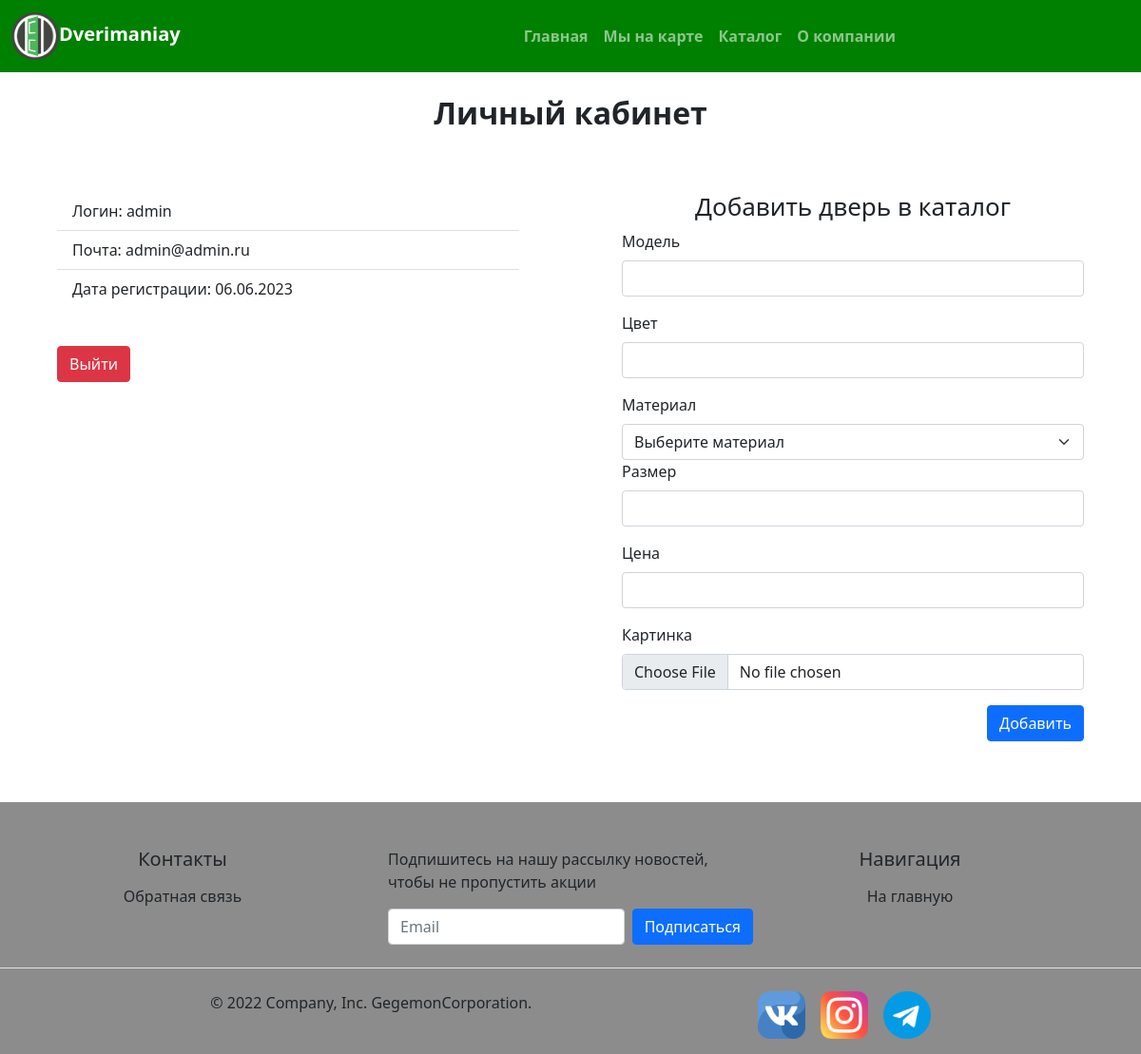
The app's page /account (signed in) with its own data.
### myapp/models.py (models this page shows, shortened)
class User(AbstractUser):
    username = models.CharField(verbose_name='Логин', max_length=64, blank=False, unique=True)
    email = models.EmailField(verbose_name='Почта', max_length=64, blank=False, unique=True)
    password = models.CharField(verbose_name='Пароль', max_length=64, blank=False)
    USERNAME_FIELD = 'username'

### myapp/views.py (the view)
# urls.py: path('account', account_page, name='account'),
def account_page(request):
    if request.method == 'POST':
        if 'AddDoor' in request.POST:
            form = AddDoorForm(request.POST, request.FILES)  # Обновление аргументов
            if form.is_valid():
                door = form.save(commit=False)  # Создание экземпляра модели, но не сохранение его в базу данных
                door.save()  # Сохранение объекта в базу данных
                return redirect('account')
    else:
        form = AddDoorForm()
    return render(request, 'account.html', {'form': form})

### myapp/forms.py
class AddDoorForm(forms.ModelForm):
    class Meta:
        model = Door
        fields = ('name', 'color', 'material', 'size', 'price', 'img')

### contact/forms.py
class ContactForm(forms.ModelForm):
    email = forms.CharField(label='', widget=forms.TextInput(attrs={"class": "form-control", "placeholder": "Email", "id": ""}))
    class Meta:
        model = Contact
        fields = ('email',)

### contact/templatetags/contact_tags.py (called while the page is built)
@register.inclusion_tag("contact/tags/form.html")
def contact_form():
    return {"contact_form": ContactForm()}

### templates/account.html (shortened to what this page needs)
<!DOCTYPE html>
<html lang="en">
  <head>
        {% load static %}
    <link rel="stylesheet" href="{% static 'css/style_about.css' %}" />
    <link
      href="https://cdn.jsdelivr.net/npm/bootstrap@5.1.3/dist/css/bootstrap.min.css"
      rel="stylesheet"
 />
  </head>
  <body>
    <header>
      <div class="con" id="nav">
        <nav class="navbar navbar-expand-lg navbar-dark">
          <div class="container-fluid">
            <a id="navv" class="navbar-brand" href="#"
              ><img src="{% static 'img/logo1.png' %}" width="50px" height="50px" />Dverimaniay
            </a>
            <div class="collapse navbar-collapse" id="navbarSupportedContent">
              <ul class="navbar-nav me-auto mb-2 mb-lg-0">
                <li class="nav-item">
                  <a
                    class="nav-link"
                    aria-current="page"
                    href="{% url 'index' %}"
                    id="text-menu"
                    >Главная</a
                  >
                </li>
                <li class="nav-item">
                  <a class="nav-link" href="{% url 'map' %}" id="text-menu"
                    >Мы на карте</a
                  >
                </li>
                <li class="nav-item">
                  <a
                    class="nav-link"
                    href="{% url 'catalog' %}"
                    id="text-menu"
                    >Каталог</a
                  >
                </li>
                <li class="nav-item">
                  <a class="nav-link" href="{% url 'about' %}" id="text-menu"
                    >О компании</a
                  >
                </li>
              </ul>
            </div>
          </div>
        </nav>
      </div>
    </header>
{% if user.is_authenticated %}
    <main>
      <h1 class="profile-title">Личный кабинет</h1>
      <div class="account-and-form     {% if user.is_staff %}a-a-f-user{% endif %}     ">
        <div class="account-acc">
          <ul class="list-group list-group-flush">
            <li class="list-group-item">Логин: {{ user.username }}</li>
            <li class="list-group-item">Почта: {{ user.email }}</li>
            <li class="list-group-item">Дата регистрации: {{ user.date_joined|date:"d.m.Y" }}</li>
          </ul>
          <a href="{% url 'logout' %}" type="button" class="btn btn-danger logout-btn">Выйти</a>
        </div>
{% if user.is_staff %}
        <form method="post" action="{% url 'account' %}" class="account-form" name="AddDoor" enctype="multipart/form-data">
          <h1 style="font-size: 26px; text-align: center">
            Добавить дверь в каталог
          </h1>
          <div class="mb-3">
            <label for="exampleInputEmail1" class="form-label">Модель</label>
            <input
              type="text"
              name="name"
              class="form-control"
              id="exampleInputEmail1"
              aria-describedby="emailHelp" required />
          </div>
          <div class="mb-3">
            <label for="exampleInputEmail1" class="form-label">Цвет</label>
            <input
              type="text"
              name="color"
              class="form-control"
              id="exampleInputEmail1"
              aria-describedby="emailHelp" required />
          </div>
          <label for="Material" class="form-label">Материал</label>
          <select
                  type="text"
                  name="material"
            class="form-select"
            aria-label="Default select example"
            id="Material" required>
            <option selected>Выберите материал</option>
          </select>
          <div class="mb-3">
            <label for="inputField" class="form-label">Размер</label>
            <input
                    name="size"
              type="text"
              class="form-control"
              aria-describedby="emailHelp"
              id="inputField"
              maxlength="30"
              oninput="formatInput(this)" required />
          </div>
          <div class="mb-3">
            <label for="exampleInputEmail1" class="form-label">Цена</label>
            <input
                    name="price"
              type="number"
              class="form-control"
              id="exampleInputEmail1"
              aria-describedby="emailHelp"
              maxlength="6"
              required/>
          </div>
          <div class="mb-3">
            <label for="exampleInputEmail1" class="form-label">Картинка</label>
            <input
                    name="img"
              type="file"
              class="form-control"
              id="photoUpload"
              accept="img/*"
              aria-describedby="emailHelp"
                    required />
          </div>
          <input style="float: right" type="submit" name="AddDoor" class="btn btn-primary" value="Добавить">
        </form>
        {% endif %}
      </div>
    </main>
{% endif %}
    <footer class="py-5" id="py-5">
      <div class="row">
        <div class="col-2" id="col-2">
          <h5>Контакты</h5>
          <ul class="nav flex-column">
            <button
              type="button"
              class="btn btn-primary1"
              data-bs-toggle="modal"
              data-bs-target="#exampleModal111"
              data-bs-whatever="@mdo">
              Обратная связь
            </button>
          </ul>
        </div>
            {% load contact_tags %}
      {% contact_form %}
        <div class="col-3" id="col-3">
          <h5>Навигация</h5>
          <ul class="nav flex-column">
            <button
              class="btn btn-primary1"
              data-bs-toggle="modal"
              data-bs-target="#exampleModal"
              data-bs-whatever="@mdo"
              onclick="window.location.href = '#'">
              На главную
            </button>
          </ul>
        </div>
      </div>
      <div
        class="d-flex justify-content-between py-4 my-4 border-top"
        id="justify-content-between"
        id="my-4">
        <p class="texttt">© 2022 Company, Inc. GegemonCorporation.</p>
        <ul class="list-unstyled d-flex">
          <li class="ms-3">
            <a href="https://vk.com"><img class="imgg" src="{% static 'img/vk.png' %}" /></a>
          </li>
          <li class="ms-3">
            <a href="https://www.instagram.com"
              ><img class="imgg" src="{% static 'img/inst.png' %}"
            /></a>
          </li>
          <li class="ms-3">
            <a href="https://web.telegram.org"
              ><img class="imgg" src="{% static 'img/tel.png' %}"
            /></a>
          </li>
        </ul>
      </div>
    </footer>
  </body>
</html>

### static/css/style_about.css (style rules this page uses)
* { padding: 0; margin: 0; }
html, body { overflow-x: hidden; }
.navbar-expand-lg .navbar-collapse { margin-right: 90px; }
.mb-lg-0 { margin: 0 auto; margin-bottom: 0!important; }
#text-menu { font-weight: 700; }
#navv { color: #fff; font-weight: 900; font-family: inherit; }
.navbar { width: 1920px; z-index: 1; position: absolute; display: flex; flex-wrap: wrap; align-items: center; justify-content: space-between; padding-top: 0.5rem; padding-bottom: 0.5rem; }
.con { background-color: green; }
.btn-primary1 { font-weight: 500; color: #000; }
.col-2 { text-align: center; flex: 0 0 auto; width: 20%; }
.col-3 { text-align: center; flex: 0 0 auto; width: 25%; }
.imgg { width: 50px; }
.my-4 { margin-top: 1.5rem!important; margin-bottom: 0rem!important; }
#py-5 { background: #8c8c8c; padding-top: 3rem!important; padding-bottom: 0rem!important; }
.row { justify-content: center; }
#justify-content-between { justify-content: space-evenly!important; padding-bottom: 0rem!important; margin-bottom: 0rem!important; }
@media (max-width: 1440px) { .navbar { width: 1440px; } }
.account-acc { width: 45%; margin: 0 0 180px 0 !important; }
.logout-btn { margin: 40px 0 0 0; }
.profile-title { font-weight: 600; font-size: 32px; text-align: center; margin: 24px auto; }
.account-and-form { width: 90%; height: auto; display: flex; align-items: center; justify-content: center; margin: 64px auto; }
.a-a-f-user { align-items: start; justify-content: space-between; }
.account-form { width: 45%; }

### records on screen
User: username "admin", email "admin@admin.ru", date_joined "06.06.2023"
